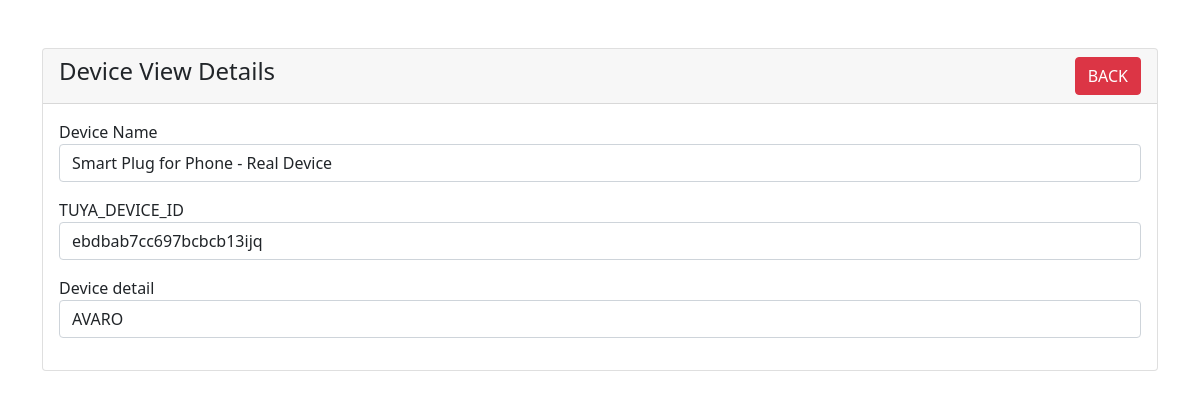
The page /php/device_view.php?id=1 on the database its author committed.
### tables this page shows
CREATE TABLE `devices` (
  `id` int NOT NULL,
  `TUYA_DEVICE_ID` varchar(250) NOT NULL,
  `name` varchar(250) NOT NULL,
  `detail` varchar(250) NOT NULL
);

### php/device_view.php (the view, shortened to what this page needs)
<?php
require 'dbcon.php';
?>
<!doctype html>
<html lang="en">
  <head>
    <link href="https://cdn.jsdelivr.net/npm/bootstrap@5.1.3/dist/css/bootstrap.min.css" rel="stylesheet">
</head>
<body>
    <div class="container mt-5">
        <div class="row">
            <div class="col-md-12">
                <div class="card">
                    <div class="card-header">
                        <h4>Device View Details
                            <a href="device.php" class="btn btn-danger float-end">BACK</a>
                        </h4>
                    </div>
                    <div class="card-body">
                        <?php
                        if(isset($_GET['id']))
                        {
                            $device_id = mysqli_real_escape_string($con, $_GET['id']);
                            $query = "SELECT * FROM devices WHERE id='$device_id' ";
                            $query_run = mysqli_query($con, $query);
                            if(mysqli_num_rows($query_run) > 0)
                            {
                                $device = mysqli_fetch_array($query_run);
                                ?>
                                    <div class="mb-3">
                                        <label>Device Name</label>
                                        <p class="form-control">
                                            <?=$device['name'];?>
                                        </p>
                                    </div>
                                    <div class="mb-3">
                                        <label>TUYA_DEVICE_ID</label>
                                        <p class="form-control">
                                            <?=$device['TUYA_DEVICE_ID'];?>
                                        </p>
                                    </div>
                                    <div class="mb-3">
                                        <label>Device detail</label>
                                        <p class="form-control">
                                            <?=$device['detail'];?>
                                        </p>
                                    </div>
                                <?php
                            }
                            else
                            {
                                echo "<h4>No Such Id Found</h4>";
                            }
                        }
                        ?>
                    </div>
                </div>
            </div>
        </div>
    </div>
</body>
</html>

### rows shown on the page
devices: name "Smart Plug for Phone - Real Device", TUYA_DEVICE_ID "ebdbab7cc697bcbcb13ijq", detail "AVARO"
